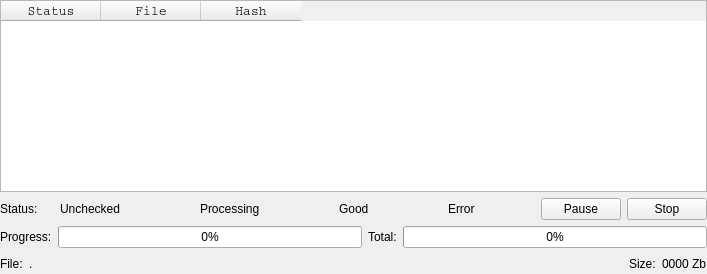
      <widget class="QWidget" name="pageHashing">
       <layout class="QVBoxLayout" name="verticalLayout_3">
        <property name="margin">
         <number>0</number>
        </property>
        <item>
         <layout class="QVBoxLayout" name="verticalLayoutHashing">
          <item>
           <widget class="QTableWidget" name="tableWidget">
            <property name="font">
             <font>
              <family>Courier</family>
              <pointsize>10</pointsize>
             </font>
            </property>
            <column>
             <property name="text">
              <string>Status</string>
             </property>
            </column>
            <column>
             <property name="text">
              <string>File</string>
             </property>
            </column>
            <column>
             <property name="text">
              <string>Hash</string>
             </property>
            </column>
           </widget>
          </item>
          <item>
           <layout class="QHBoxLayout" name="horizontalLayout_6">
            <item>
             <widget class="QLabel" name="labelStatus">
              <property name="text">
               <string>Status: </string>
              </property>
              <property name="textFormat">
               <enum>Qt::PlainText</enum>
              </property>
             </widget>
            </item>
            <item>
             <widget class="QLabel" name="labelIconUnchecked">
              <property name="text">
               <string/>
              </property>
              <property name="pixmap">
               <pixmap resource="main.qrc">:/resources/images/status-unchecked.png</pixmap>
              </property>
             </widget>
            </item>
            <item>
             <widget class="QLabel" name="labelUnchecked">
              <property name="text">
               <string>Unchecked</string>
              </property>
             </widget>
            </item>
            <item>
             <spacer name="horizontalSpacer_5">
              <property name="orientation">
               <enum>Qt::Horizontal</enum>
              </property>
              <property name="sizeHint" stdset="0">
               <size>
                <width>60</width>
                <height>20</height>
               </size>
              </property>
             </spacer>
            </item>
            <item>
             <widget class="QLabel" name="labelIconProcessing">
              <property name="text">
               <string/>
              </property>
              <property name="pixmap">
               <pixmap resource="main.qrc">:/resources/images/status-processing.png</pixmap>
              </property>
             </widget>
            </item>
            <item>
             <widget class="QLabel" name="labelProcessing">
              <property name="text">
               <string>Processing</string>
              </property>
             </widget>
            </item>
            <item>
             <spacer name="horizontalSpacer_6">
              <property name="orientation">
               <enum>Qt::Horizontal</enum>
              </property>
              <property name="sizeHint" stdset="0">
               <size>
                <width>60</width>
                <height>20</height>
               </size>
              </property>
             </spacer>
            </item>
            <item>
             <widget class="QLabel" name="labelIconGood">
              <property name="text">
               <string/>
              </property>
              <property name="pixmap">
               <pixmap resource="main.qrc">:/resources/images/status-good.png</pixmap>
              </property>
             </widget>
            </item>
            <item>
             <widget class="QLabel" name="labelGood">
              <property name="text">
               <string>Good</string>
              </property>
             </widget>
            </item>
            <item>
             <spacer name="horizontalSpacer_7">
              <property name="orientation">
               <enum>Qt::Horizontal</enum>
              </property>
              <property name="sizeHint" stdset="0">
               <size>
                <width>60</width>
                <height>20</height>
               </size>
              </property>
             </spacer>
            </item>
            <item>
             <widget class="QLabel" name="labelIconError">
              <property name="text">
               <string/>
              </property>
              <property name="pixmap">
               <pixmap resource="main.qrc">:/resources/images/status-error.png</pixmap>
              </property>
             </widget>
            </item>
            <item>
             <widget class="QLabel" name="labelError">
              <property name="text">
               <string>Error</string>
              </property>
             </widget>
            </item>
            <item>
             <spacer name="horizontalSpacer_4">
              <property name="orientation">
               <enum>Qt::Horizontal</enum>
              </property>
              <property name="sizeHint" stdset="0">
               <size>
                <width>60</width>
                <height>20</height>
               </size>
              </property>
             </spacer>
            </item>
            <item>
             <widget class="QPushButton" name="pushButtonPauseHashing">
              <property name="text">
               <string>Pause</string>
              </property>
              <property name="icon">
               <iconset resource="main.qrc">
                <normaloff>:/resources/images/media-playback-pause.png</normaloff>:/resources/images/media-playback-pause.png</iconset>
              </property>
             </widget>
            </item>
            <item>
             <widget class="QPushButton" name="pushButtonStopHashing">
              <property name="text">
               <string>Stop</string>
              </property>
              <property name="icon">
               <iconset resource="main.qrc">
                <normaloff>:/resources/images/process-stop.png</normaloff>:/resources/images/process-stop.png</iconset>
              </property>
             </widget>
            </item>
           </layout>
          </item>
          <item>
           <layout class="QHBoxLayout" name="horizontalLayout_7">
            <item>
             <widget class="QLabel" name="labelProgress">
              <property name="text">
               <string>Progress:</string>
              </property>
             </widget>
            </item>
            <item>
             <widget class="QProgressBar" name="progressBarFile">
              <property name="value">
               <number>0</number>
              </property>
             </widget>
            </item>
            <item>
             <widget class="QLabel" name="labelTotal">
              <property name="text">
               <string>Total:</string>
              </property>
             </widget>
            </item>
            <item>
             <widget class="QProgressBar" name="progressBarTotal">
              <property name="value">
               <number>0</number>
              </property>
             </widget>
            </item>
           </layout>
          </item>
          <item>
           <layout class="QHBoxLayout" name="horizontalLayout_8" stretch="0,1,0,0,0">
            <item>
             <widget class="QLabel" name="labelFile">
              <property name="text">
               <string>File:</string>
              </property>
             </widget>
            </item>
            <item>
             <widget class="QLabel" name="labelFileName">
              <property name="sizePolicy">
               <sizepolicy hsizetype="Ignored" vsizetype="Preferred">
                <horstretch>0</horstretch>
                <verstretch>0</verstretch>
               </sizepolicy>
              </property>
              <property name="text">
               <string>.</string>
              </property>
             </widget>
            </item>
            <item>
             <spacer name="horizontalSpacer_8">
              <property name="orientation">
               <enum>Qt::Horizontal</enum>
              </property>
              <property name="sizeHint" stdset="0">
               <size>
                <width>40</width>
                <height>20</height>
               </size>
              </property>
             </spacer>
            </item>
            <item>
             <widget class="QLabel" name="labelSize">
              <property name="text">
               <string>Size:</string>
              </property>
             </widget>
            </item>
            <item>
             <widget class="QLabel" name="labelFileSize">
              <property name="text">
               <string>0000 Zb</string>
              </property>
             </widget>
            </item>
           </layout>
          </item>
         </layout>
        </item>
       </layout>
      </widget>
